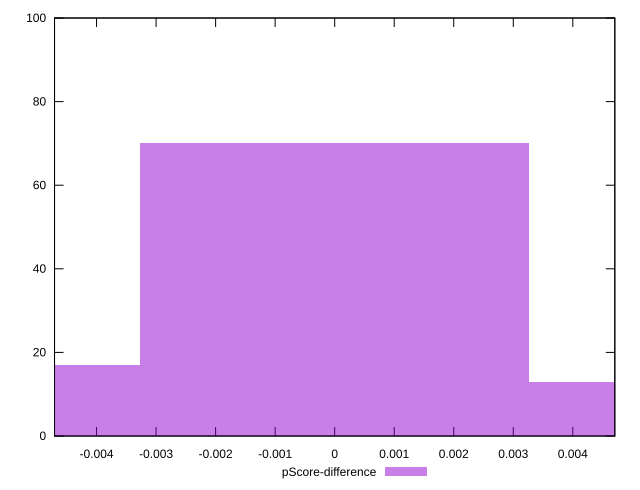

Write gnuplot code to recreate this figure.
reset

$pScoreDifference <<EOF
0 70
0.0065271059791820385 13
-0.0065271059791820385 17
EOF

set key outside below
set boxwidth 0.0065271059791820385
set xrange [-0.004705882352941199:0.004705882352941171]
set yrange [0:100]
set trange [0:100]
set style fill transparent solid 0.5 noborder
set terminal svg size 640, 490 enhanced background rgb 'white'
set output "reports/report_00028_2021-02-24T12-49-42.674Z/unused-javascript/samples/agenda/pScore-difference/histogram.svg"

plot $pScoreDifference title "pScore-difference" with boxes

reset
